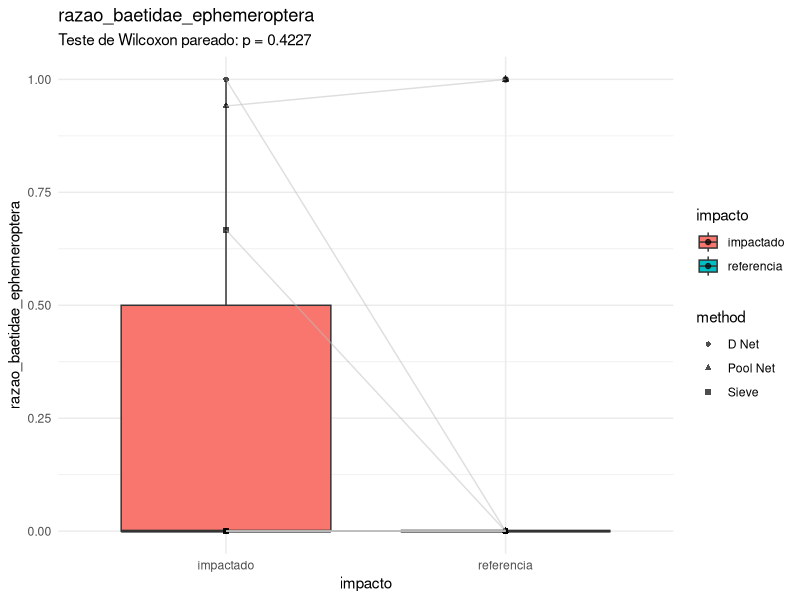
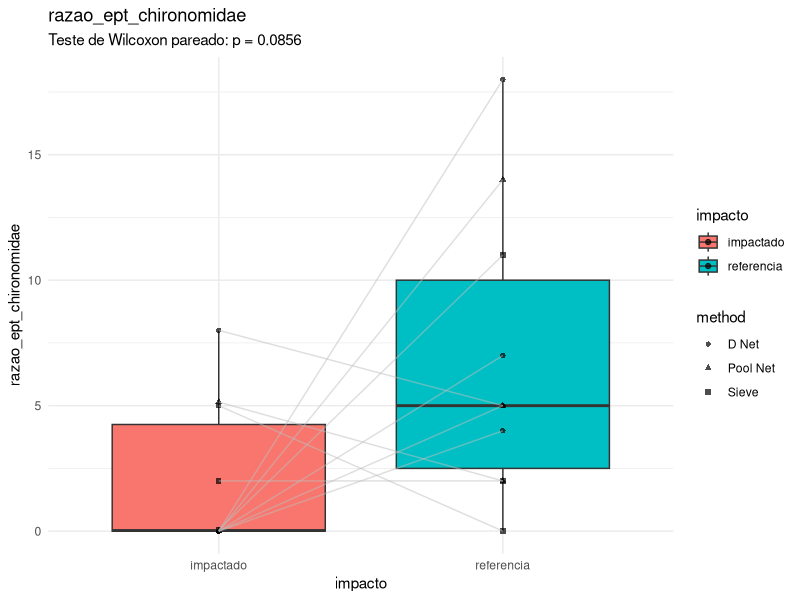
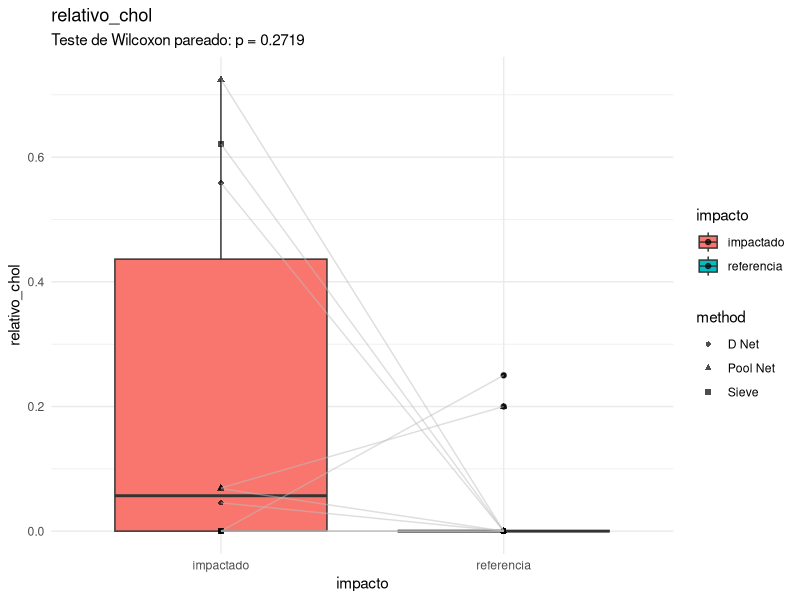
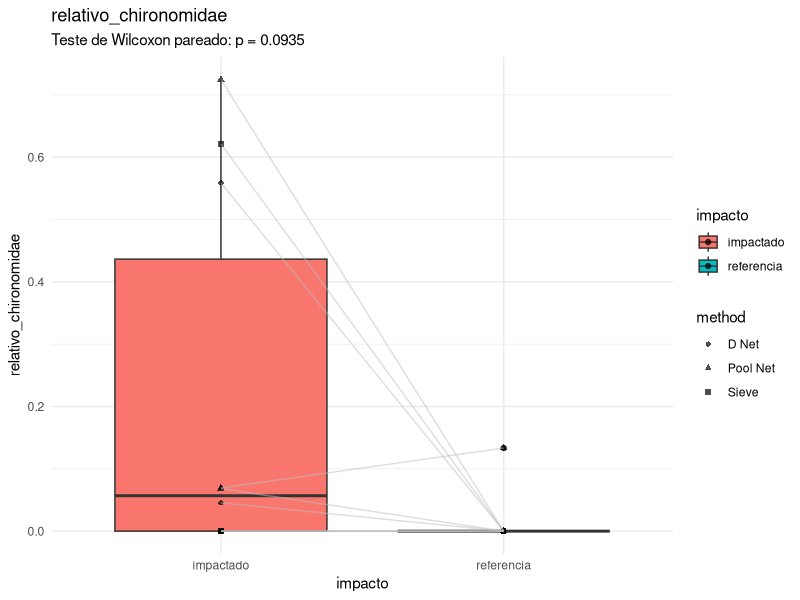
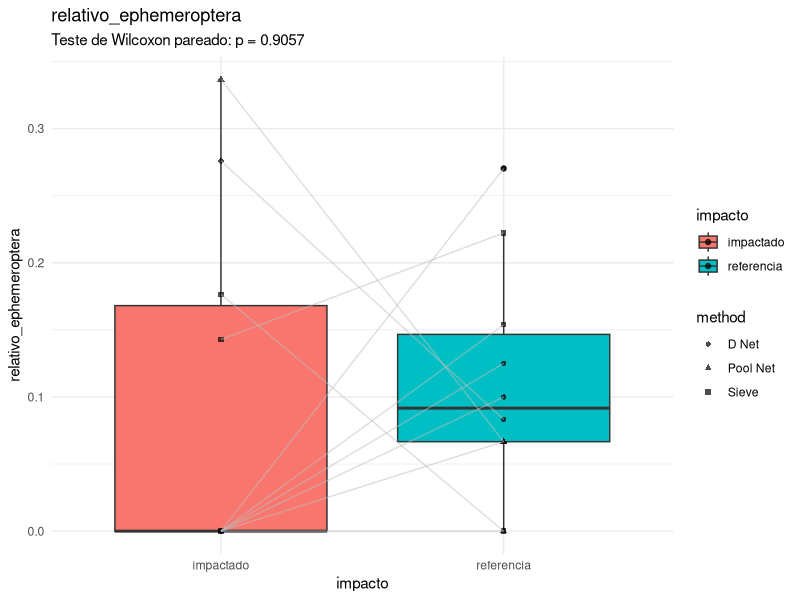
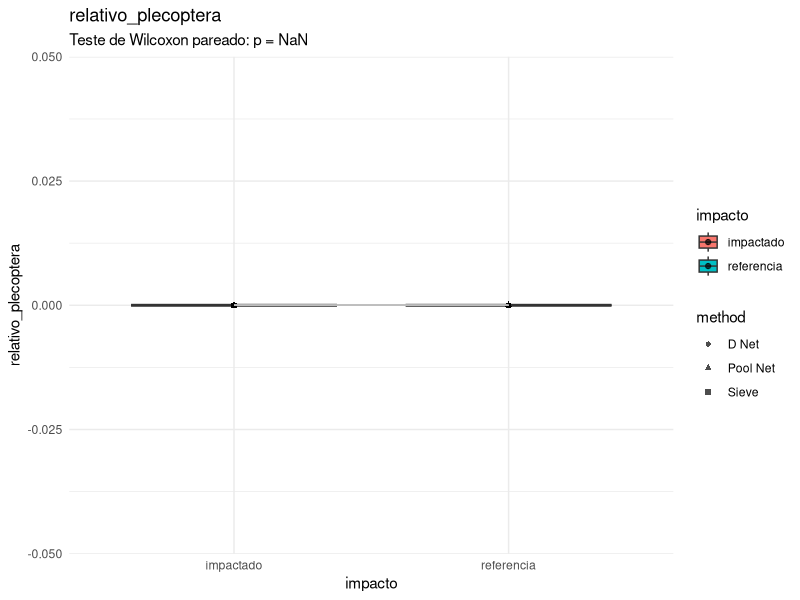
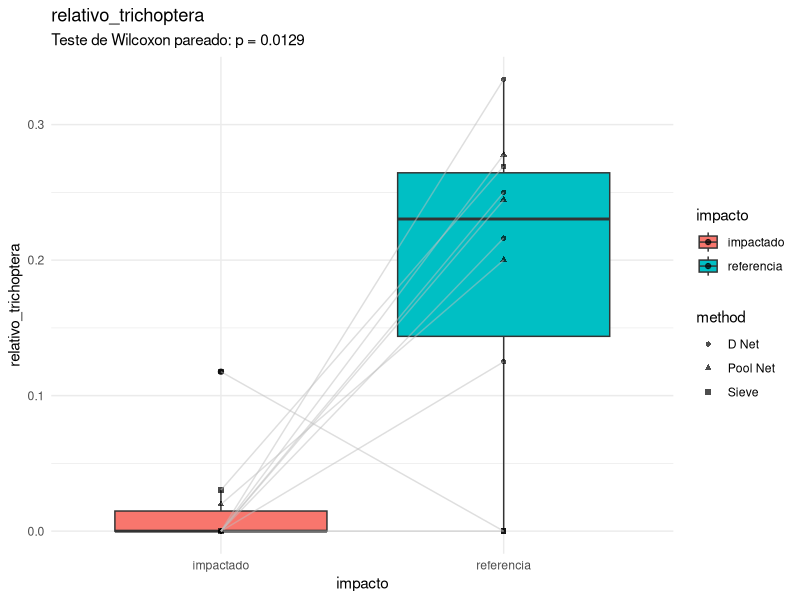
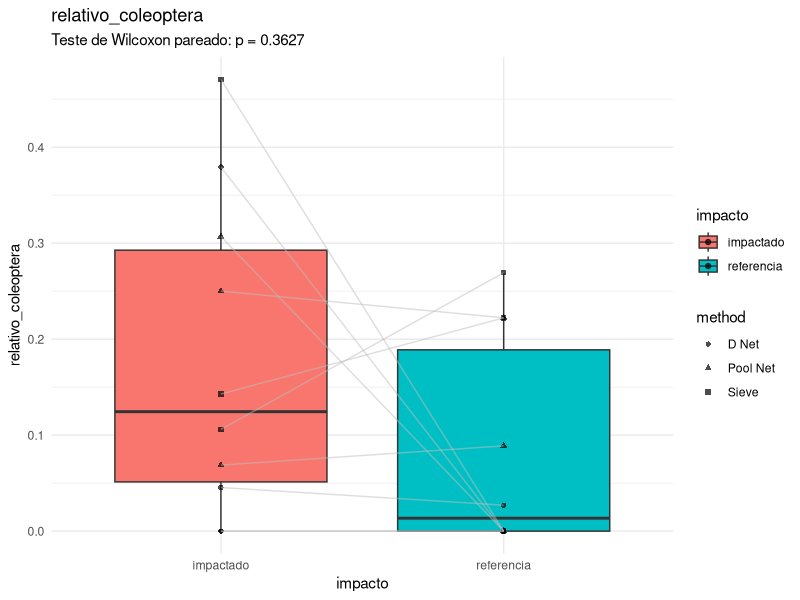

These charts were generated, in order, by the following R code:
library(tidyverse)

################################## Configurações ###############################
set.seed(1994)
pontos_referencia <- c("RiodaBarra-P1/2")
pontos_impactado <- c("RiodaBarra-P2")
metodos_de_amostragem <- c("D Net", "Pool Net", "Sieve")

# Pastas de figuras
pasta_figuras <- "figuras/indice_multimetrico/pareado_por_3_redes"
if (!dir.exists(pasta_figuras)) {
  dir.create(pasta_figuras, recursive = TRUE)
}

# Pasta de tabelas
pasta_tabelas <- "tabelas/redes/"
if (!dir.exists(pasta_tabelas)) {
  dir.create(pasta_tabelas, recursive = TRUE)
}

################################## Carregar dados ##############################
indices_df <- read_csv("dados/processado/matriz_indices_imaturos_piata.csv")

############################## Pre-processamento ###############################
# Remover índice de Pielou por ser muito problemático.
vetor_respostas <- indices_df %>%
  select(-pielou_classes, -pielou_ordens, -pielou_familias) %>%
  select(-(campanha:method)) %>%
  names()

# Adicionar coluna de impacto
dados_filtrados <- indices_df %>%
  mutate(
    impacto = case_when(
      locality_name == pontos_referencia ~ "referencia",
      locality_name == pontos_impactado ~ "impactado",
      TRUE ~ "desconsiderado"
    )
  )

# Filtrar dados para análise baseado em rede-D e rede de piscina.
dados_filtrados <- dados_filtrados %>%
  filter(impacto != "desconsiderado") %>%
  filter(method %in% metodos_de_amostragem) #%>%
  #mutate(
  #  impacto = as.factor(impacto),
  #  method = as.factor(method)
  #)

dados_filtrados <- dados_filtrados %>%
  mutate("coluna_id" = paste0(campanha, "_", method))

str(indices_df)


################################################################################

for (i in vetor_respostas) {
  print(paste("Analisando impacto (pareado por redes) para índice:", i))
  
  # Pivotar dados para formato largo — uma coluna para cada método
  pares <- dados_filtrados %>%
    select(all_of(c("campanha", "impacto", "method", i))) %>%
    pivot_wider(names_from = impacto, values_from = all_of(i)) %>%
    mutate(coluna_id = paste0(campanha, "_", method))
  
  # Garantir que temos pares válidos (sem NA)
  pares_validos <- pares %>%
    filter(!is.na("D Net") & !is.na("Pool Net") & !is.na("Sieve"))
  

  # Teste de Wilcoxon pareado
  p_value <- wilcox.test(
    pares_validos[["referencia"]],
    pares_validos[["impactado"]],
    paired = TRUE
  )$p.value
  
  pares_validos_long <- pares_validos %>%
  pivot_longer(
    cols = c("referencia", "impactado"),
    names_to = "impacto",
    values_to = i
  )

  # Criação do gráfico (continua igual, formato longo)
  plot <- ggplot(
    pares_validos_long,
    aes_string(x = "impacto", y = i, fill = "impacto")
  ) +
    theme_minimal() +
    geom_boxplot() +
    geom_point(aes(shape = method),alpha = 0.7) +
    labs(
      title = i,
      subtitle = paste0("Teste de Wilcoxon pareado: p = ", round(p_value, 4))
    ) +
    geom_line(aes_string(group = "coluna_id"), color = "gray", alpha = 0.5)
  
  # Salvar o gráfico
  ggsave(
    plot,
    filename = paste0(pasta_figuras, "/boxplot_", i, ".png"),
    width = 8,
    height = 6
  )
}
